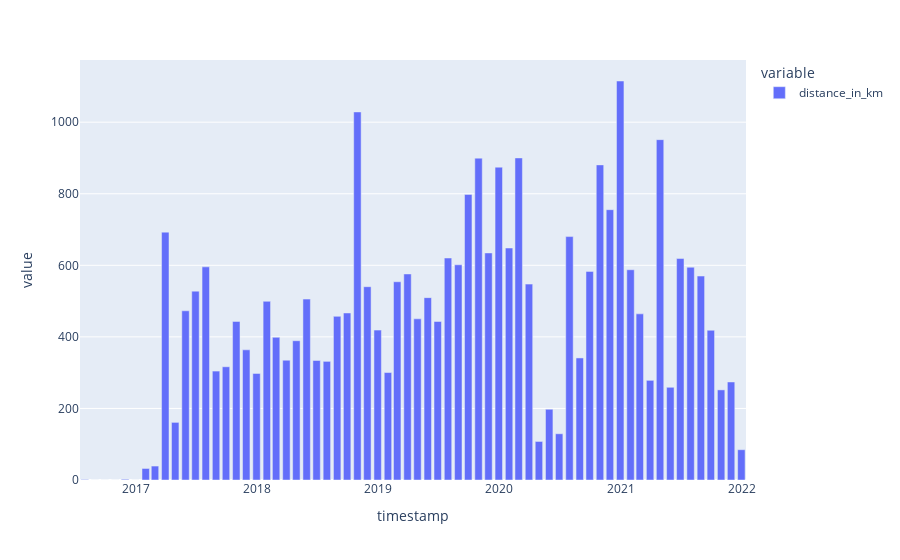

This figure's notebook cell:
### Code cell
df.resample('1m').distance_in_km.sum().plot(kind='bar')
